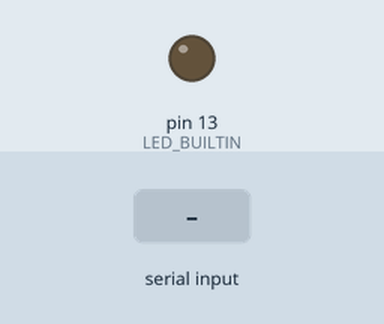
Bench run of a sketch on a simulated Arduino Uno, built with avr-gcc and run on an emulated ATmega328P. Shown: output pins drawn as LEDs (lit = HIGH). The inputs (shaded band) are chosen by the test bench.

Above: at 1.2 s.
1.3 s: "t" received over Serial
At 2.3 s:
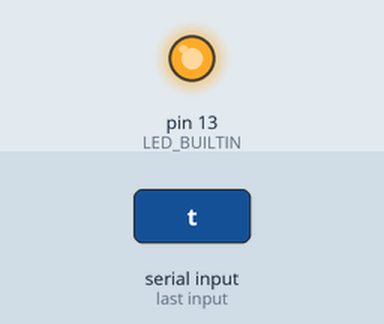
Timing chart, 0 to 4.3 s (numbered marks = the images above; inputs shaded):
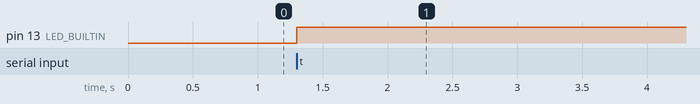

Measured:
- after the input at 1.3 s, pin 13 (LED_BUILTIN): LOW → HIGH at once

The sketch:

two-board-relay.uno2.ino
```cpp
// Reference solution, board 2: every 't' received on RX (D0) toggles the on-board L LED.
bool on = false;

void setup() {
  pinMode(LED_BUILTIN, OUTPUT);
  Serial.begin(9600);
}

void loop() {
  if (Serial.available() && Serial.read() == 't') {
    on = !on;
    digitalWrite(LED_BUILTIN, on ? HIGH : LOW);
  }
}
```
